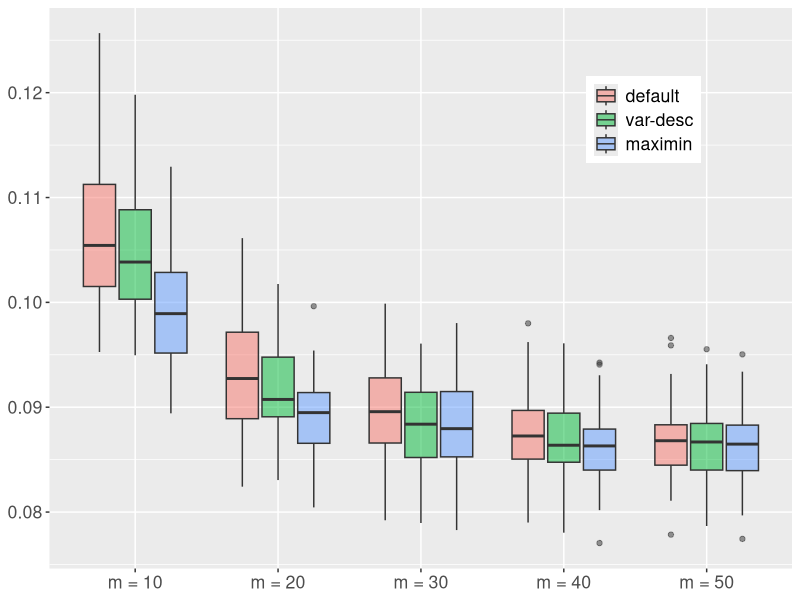
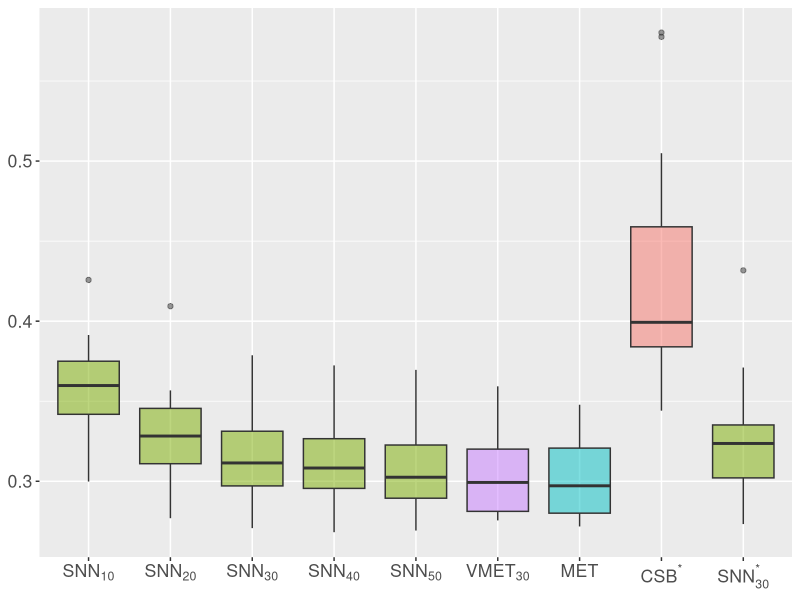
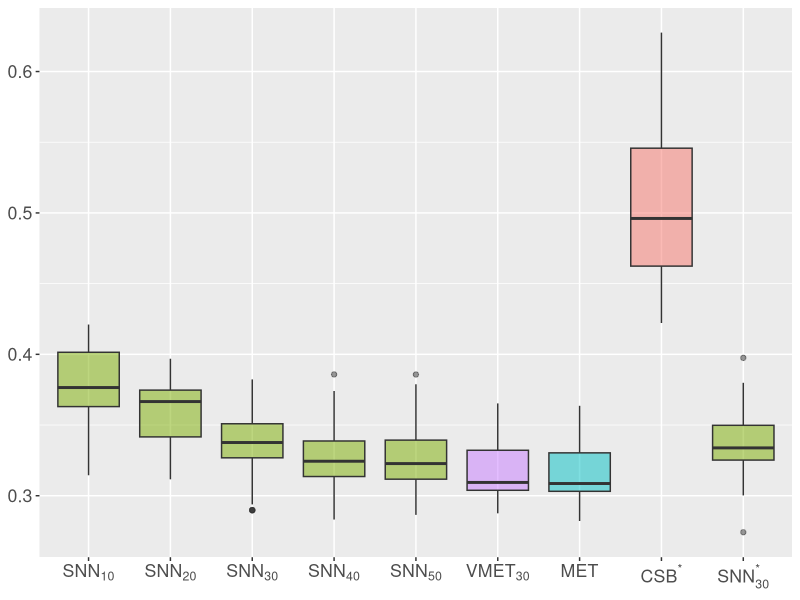
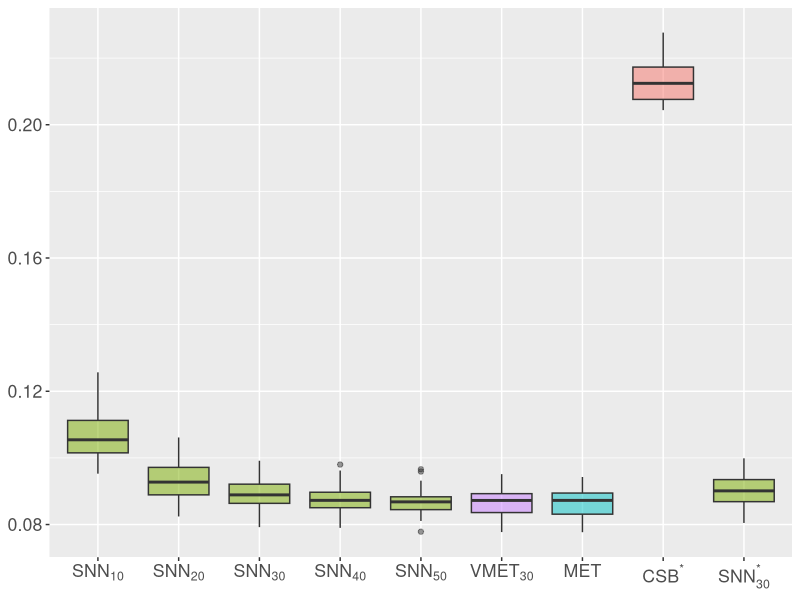
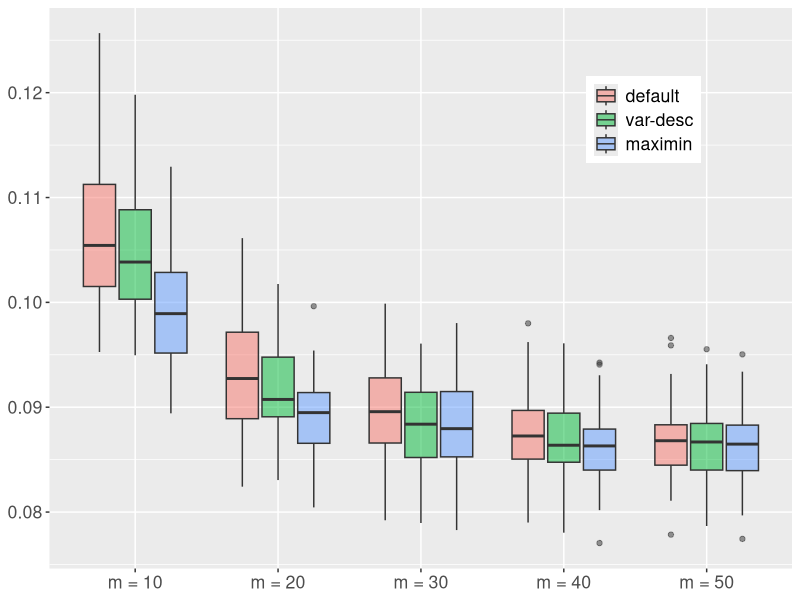

These charts were generated, in order, by the following R code:
library(ggplot2)
library(scales)

m_cmp_rslt <- read.table("m_cmp.csv", header = FALSE, sep = ",")
mtd_cmp_rslt <- read.table("mtd_cmp.csv", header = FALSE, sep = ",")
colnames(m_cmp_rslt) <- c("scenario", "m", "score", "method", "cov_kernel", "value")
colnames(mtd_cmp_rslt) <- c("scenario", "score", "method", "cov_kernel", "value")
mtd_cmp_rslt$m <- NA
mtd_cmp_rslt$m[mtd_cmp_rslt$method == "SNN"] <- 30
mtd_cmp_rslt$m[mtd_cmp_rslt$method == "SNN_order_maximin"] <- 30
mtd_cmp_rslt <- mtd_cmp_rslt[c(1, 6, 2, 3, 4, 5)]
all_rslt <- rbind(m_cmp_rslt, mtd_cmp_rslt)
all_rslt <- all_rslt[!all_rslt$method == "SNN_order_ascd", ] # remove order_ascd
all_rslt$submethod <- all_rslt$method
ind_SNN <- which(all_rslt$method %in% c("SNN", "SNN_order_desc", "SNN_order_maximin"))
all_rslt$submethod[ind_SNN] <- paste0(
  "SNN",
  "[", all_rslt$m[ind_SNN], "]_",
  all_rslt$cov_kernel[ind_SNN]
)
ind_VT <- which(all_rslt$method == "VT")
all_rslt$submethod[ind_VT] <- "VMET[30]"
ind_TN <- which(all_rslt$method == "TN")
all_rslt$submethod[ind_TN] <- "MET"
ind_CB <- which(all_rslt$method == "CB")
all_rslt$submethod[ind_CB] <- "CSB"

m_vec <- sort(unique(m_cmp_rslt$m))
m_length <- length(m_vec)

# comparison between SNN and others ---------------------------------------
score <- "CRPS"
order <- NULL # "maximin" # scenario 1 and 2 do not have desc ordering results
if (is.null(order)) {
  mtd_vec <- c("CB", "SNN", "VT", "TN")
} else {
  mtd_vec <- c("CB", paste0("SNN", "_order_", order), "VT", "TN")
}
for (scenario in sort(unique(m_cmp_rslt$scenario))) {
  subset_mask <- all_rslt$score == score & all_rslt$scenario == scenario &
    all_rslt$method %in% mtd_vec
  subset_rslt <- all_rslt[subset_mask, , drop = FALSE]
  subset_rslt$submethod <- factor(subset_rslt$submethod, levels = c(paste0(
    "SNN",
    "[", m_vec, "]_known"
  ), "VMET[30]", "MET", "CSB", "SNN[30]_unknown"))
  ggplot(data = subset_rslt, mapping = aes(x = submethod, y = value)) +
    geom_boxplot(mapping = aes(fill = method), alpha = 0.5) +
    scale_y_continuous(name = score) +
    scale_x_discrete(labels = c(
      expression(SNN[10]),
      expression(SNN[20]),
      expression(SNN[30]),
      expression(SNN[40]),
      expression(SNN[50]),
      expression(VMET[30]),
      expression(MET),
      expression(CSB^"*"),
      expression(SNN[30]^"*")
    )) +
    theme(
      text = element_text(size = 16), legend.position = "none",
      axis.title.x = element_blank(),
      axis.title.y = element_blank()
    )
  if (is.null(order)) {
    order_ID <- 0
  } else if (order == "desc") {
    order_ID <- 1
  } else if (order == "maximin") {
    order_ID <- 2
  } else {
    stop("Wrong order name\n")
  }
  ggsave(
    paste0(
      "plots/performance_plot_scene_", scenario, "_", score,
      "_order_", order_ID, ".pdf"
    ),
    width = 5.5,
    height = 5
  )
}

# comparison of different orderings using SNN --------------------------------
score <- "CRPS"
mtd_vec <- c("SNN", "SNN_order_desc", "SNN_order_maximin")
scenario <- 3

subset_mask <- all_rslt$score == score & all_rslt$scenario == scenario &
  all_rslt$method %in% mtd_vec
subset_rslt <- all_rslt[subset_mask, , drop = FALSE]
subset_rslt$method <- factor(subset_rslt$method,
  levels = c("SNN", "SNN_order_desc", "SNN_order_maximin")
)
subset_rslt$m <- factor(subset_rslt$m, levels = sort(unique(subset_rslt$m)))
ggplot(data = subset_rslt, mapping = aes(x = m, y = value)) +
  geom_boxplot(mapping = aes(fill = method), alpha = 0.5) +
  scale_y_continuous(name = score) +
  scale_x_discrete(labels = paste0("m = ", unique(subset_rslt$m))) +
  scale_fill_discrete(labels = c("default", "var-desc", "maximin")) +
  theme(
    legend.title = element_blank(),
    text = element_text(size = 16),
    legend.position = c(0.8, 0.8),
    axis.title.x = element_blank(),
    axis.title.y = element_blank()
  )
ggsave(
  paste0("plots/order_compare_scene_", scenario, "_", score, ".pdf"),
  width = 5,
  height = 5
)
